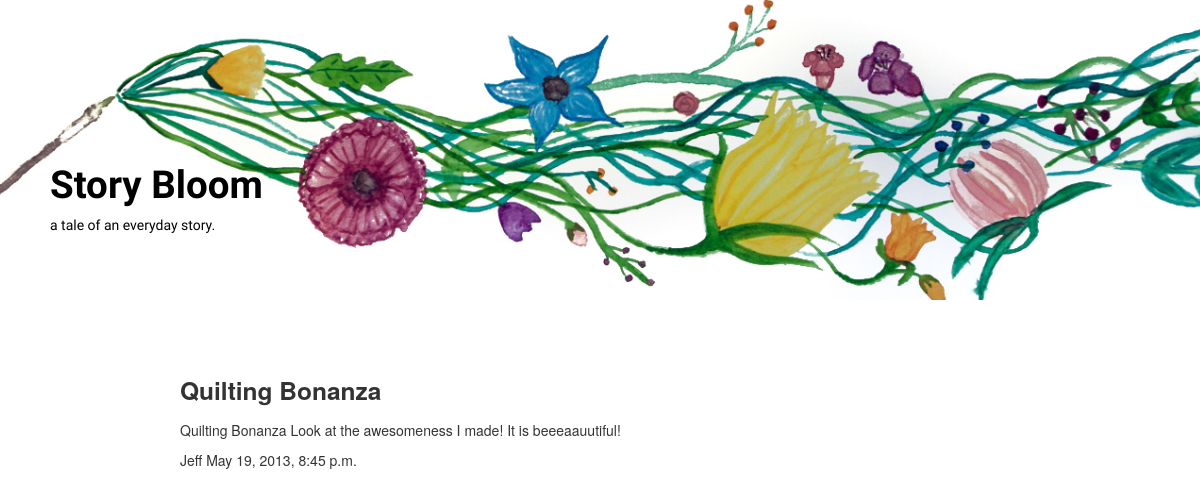
The page /b/1/1/ on the database its author committed.
### blogs/models.py (models this page shows, shortened)
class Post(models.Model):
    title         = models.CharField('Title', max_length=50)
    image_url     = models.CharField('Image URL', max_length=100)
    keywords      = models.CharField('Keywords', max_length=50)
    category      = models.ForeignKey(Category)
    short_desc    = models.CharField('Short Description', max_length=100)
    long_desc     = models.CharField('Long Description', max_length=400)
    author        = models.CharField('Author', max_length=50)
    pub_date      = models.DateTimeField('Date Published')
    post          = models.TextField('Post')

### blogs/views.py (the view)
# urls.py: url(r'^(?P<category_id>\d)/(?P<post_id>\d)/$', views.get_post, name='post'),
def get_post(request, category_id, post_id):
    context = {
        'categories': Category.objects.all(),
        'post': Post.objects.get(id=post_id)
    }
    return render(request, 'blogs/post.html', context)

### storybloom/templates/blogs/post.html (shortened to what this page needs)
{% load staticfiles %}
<!DOCTYPE html>
<html>
	<head>
		<link type="text/css" rel="stylesheet" href="{% static 'css/blogs/common.css' %}">
		<link type="text/css" rel="stylesheet" href="{% static 'css/blogs/index.css' %}">
	</head>
	<body>
		{% include "blogs/site-header.html" %}
		<main class="sitecontent l-sitecontent">
			<div class="post">
				<header class="post-header">
					<h3>{{post.title}}</h3>
				</header>
				<div class="post-content">
					<p>{{post.post}}</p>
				</div>
				<footer class="post-footer">
					<span class="post-author">
						{{post.author}}
					</span>
					<span class="post-date">
						{{post.pub_date}}
					</span>
				</footer>
			</div>
		</main>
	</body>
</html>

### storybloom/static/css/blogs/base.css (style rules this page uses)
body, main { padding: 0; margin: 0; }

### storybloom/static/css/blogs/layout.css (style rules this page uses)
.l-sitecontent { position: absolute; top: 360px; left: 15%; right: 35%; padding: 0px 0px 0px 0px; }
.post-content { max-width: 600px }

### rows shown on the page
Post: title "Quilting Bonanza", post "Quilting Bonanza Look at the awesomeness I made! It is beeeaauutiful!", author "Jeff", pub_date "May 19, 2013, 8:45 p.m."
